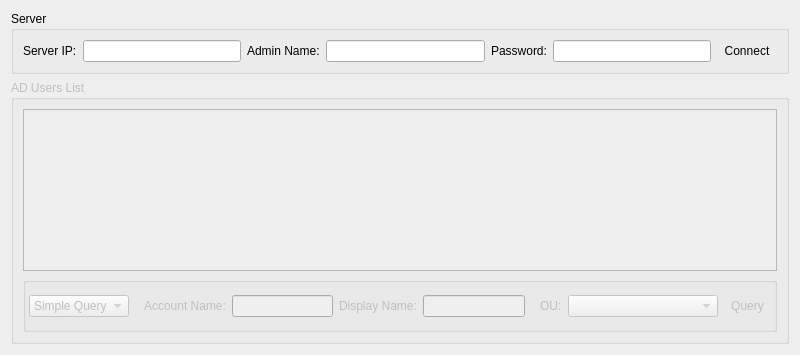
<?xml version="1.0" encoding="UTF-8"?>
<ui version="4.0">
 <class>ADUserManagerWidgetUI</class>
 <widget class="QWidget" name="ADUserManagerWidgetUI">
  <property name="geometry">
   <rect>
    <x>0</x>
    <y>0</y>
    <width>781</width>
    <height>355</height>
   </rect>
  </property>
  <property name="windowTitle">
   <string>AD User Manager</string>
  </property>
  <layout class="QVBoxLayout" name="verticalLayout">
   <item>
    <widget class="QGroupBox" name="groupBoxServerInfo">
     <property name="title">
      <string>Server</string>
     </property>
     <layout class="QGridLayout" name="gridLayout_2">
      <item row="0" column="0">
       <widget class="QLabel" name="labelServerIP">
        <property name="text">
         <string>Server IP:</string>
        </property>
       </widget>
      </item>
      <item row="0" column="1">
       <widget class="QLineEdit" name="lineEditServerIP">
        <property name="toolTip">
         <string>Server IP Address</string>
        </property>
       </widget>
      </item>
      <item row="0" column="2">
       <widget class="QLabel" name="labelADAdminName">
        <property name="text">
         <string>Admin Name:</string>
        </property>
       </widget>
      </item>
      <item row="0" column="3">
       <widget class="QLineEdit" name="lineEditADAdminName">
        <property name="toolTip">
         <string>Administrator Name</string>
        </property>
       </widget>
      </item>
      <item row="0" column="4">
       <widget class="QLabel" name="labelPassword">
        <property name="text">
         <string>Password:</string>
        </property>
       </widget>
      </item>
      <item row="0" column="5">
       <widget class="QLineEdit" name="lineEditPassword">
        <property name="toolTip">
         <string>Password</string>
        </property>
        <property name="echoMode">
         <enum>QLineEdit::Password</enum>
        </property>
       </widget>
      </item>
      <item row="0" column="6">
       <widget class="QToolButton" name="toolButtonConnect">
        <property name="toolTip">
         <string>Open AD</string>
        </property>
        <property name="whatsThis">
         <string>Open AD</string>
        </property>
        <property name="text">
         <string>Connect</string>
        </property>
        <property name="icon">
         <iconset resource="../usermanager.qrc">
          <normaloff>:/resources/images/connect.png</normaloff>:/resources/images/connect.png</iconset>
        </property>
        <property name="shortcut">
         <string>Ctrl+Return</string>
        </property>
        <property name="autoRaise">
         <bool>true</bool>
        </property>
       </widget>
      </item>
     </layout>
    </widget>
   </item>
   <item>
    <widget class="QGroupBox" name="groupBoxADUsersList">
     <property name="enabled">
      <bool>false</bool>
     </property>
     <property name="sizePolicy">
      <sizepolicy hsizetype="Expanding" vsizetype="Expanding">
       <horstretch>0</horstretch>
       <verstretch>0</verstretch>
      </sizepolicy>
     </property>
     <property name="title">
      <string>AD Users List</string>
     </property>
     <layout class="QGridLayout" name="gridLayout">
      <item row="0" column="0">
       <widget class="QTableView" name="tableViewADUsers">
        <property name="sizePolicy">
         <sizepolicy hsizetype="Expanding" vsizetype="Expanding">
          <horstretch>0</horstretch>
          <verstretch>2</verstretch>
         </sizepolicy>
        </property>
        <property name="contextMenuPolicy">
         <enum>Qt::CustomContextMenu</enum>
        </property>
        <property name="toolTip">
         <string>Users</string>
        </property>
        <property name="selectionMode">
         <enum>QAbstractItemView::SingleSelection</enum>
        </property>
        <property name="selectionBehavior">
         <enum>QAbstractItemView::SelectRows</enum>
        </property>
        <property name="sortingEnabled">
         <bool>true</bool>
        </property>
       </widget>
      </item>
      <item row="1" column="0">
       <widget class="QGroupBox" name="groupBoxQuery">
        <property name="title">
         <string/>
        </property>
        <layout class="QGridLayout" name="gridLayout_3">
         <property name="leftMargin">
          <number>3</number>
         </property>
         <property name="topMargin">
          <number>3</number>
         </property>
         <property name="rightMargin">
          <number>3</number>
         </property>
         <property name="bottomMargin">
          <number>3</number>
         </property>
         <property name="horizontalSpacing">
          <number>6</number>
         </property>
         <item row="0" column="0">
          <widget class="QComboBox" name="comboBoxQueryMode">
           <property name="minimumSize">
            <size>
             <width>100</width>
             <height>0</height>
            </size>
           </property>
           <property name="toolTip">
            <string>Query Mode</string>
           </property>
           <property name="whatsThis">
            <string>Query Mode</string>
           </property>
           <item>
            <property name="text">
             <string>Simple Query</string>
            </property>
           </item>
           <item>
            <property name="text">
             <string>Custom Query</string>
            </property>
           </item>
          </widget>
         </item>
         <item row="0" column="1">
          <widget class="QStackedWidget" name="stackedWidget">
           <property name="currentIndex">
            <number>0</number>
           </property>
           <widget class="QWidget" name="pageSimpleQuery">
            <layout class="QHBoxLayout" name="horizontalLayout">
             <item>
              <widget class="QLabel" name="labelAccountName">
               <property name="text">
                <string>Account Name:</string>
               </property>
              </widget>
             </item>
             <item>
              <widget class="QLineEdit" name="lineEditAccountName">
               <property name="toolTip">
                <string>SAM Account Name</string>
               </property>
               <property name="whatsThis">
                <string>SAM Account Name</string>
               </property>
              </widget>
             </item>
             <item>
              <widget class="QLabel" name="labelDisplayName">
               <property name="text">
                <string>Display Name:</string>
               </property>
              </widget>
             </item>
             <item>
              <widget class="QLineEdit" name="lineEditDisplayName">
               <property name="toolTip">
                <string>Display Name</string>
               </property>
               <property name="whatsThis">
                <string>Display Name</string>
               </property>
              </widget>
             </item>
            </layout>
           </widget>
           <widget class="QWidget" name="pageCustomQuery">
            <layout class="QHBoxLayout" name="horizontalLayout_2">
             <item>
              <widget class="QLabel" name="labelFilter">
               <property name="text">
                <string>Filter:</string>
               </property>
              </widget>
             </item>
             <item>
              <widget class="QLineEdit" name="lineEditFilter">
               <property name="minimumSize">
                <size>
                 <width>120</width>
                 <height>0</height>
                </size>
               </property>
              </widget>
             </item>
             <item>
              <widget class="QLabel" name="labelDataToRetrieve">
               <property name="text">
                <string>Data To Retrieve:</string>
               </property>
              </widget>
             </item>
             <item>
              <widget class="QLineEdit" name="lineEditDataToRetrieve">
               <property name="minimumSize">
                <size>
                 <width>120</width>
                 <height>0</height>
                </size>
               </property>
              </widget>
             </item>
            </layout>
           </widget>
          </widget>
         </item>
         <item row="0" column="2">
          <widget class="QLabel" name="labelOU">
           <property name="text">
            <string>OU:</string>
           </property>
          </widget>
         </item>
         <item row="0" column="3">
          <widget class="QComboBox" name="comboBoxOU">
           <property name="minimumSize">
            <size>
             <width>150</width>
             <height>0</height>
            </size>
           </property>
           <property name="toolTip">
            <string>Organization Unit</string>
           </property>
           <property name="whatsThis">
            <string>Organization Unit</string>
           </property>
          </widget>
         </item>
         <item row="0" column="4">
          <widget class="QToolButton" name="toolButtonQueryAD">
           <property name="toolTip">
            <string>Query AD</string>
           </property>
           <property name="whatsThis">
            <string>Query AD</string>
           </property>
           <property name="text">
            <string>Query</string>
           </property>
           <property name="icon">
            <iconset resource="../usermanager.qrc">
             <normaloff>:/resources/images/find.png</normaloff>:/resources/images/find.png</iconset>
           </property>
           <property name="shortcut">
            <string>Ctrl+Return</string>
           </property>
           <property name="autoRaise">
            <bool>true</bool>
           </property>
          </widget>
         </item>
        </layout>
       </widget>
      </item>
     </layout>
    </widget>
   </item>
  </layout>
  <action name="actionExport">
   <property name="text">
    <string>Export</string>
   </property>
  </action>
  <action name="actionPrint">
   <property name="text">
    <string>Print</string>
   </property>
  </action>
  <action name="actionCreateNewAccount">
   <property name="text">
    <string>Create New Account</string>
   </property>
  </action>
  <action name="actionProperties">
   <property name="text">
    <string>Properties</string>
   </property>
  </action>
  <action name="actionDeleteAccount">
   <property name="text">
    <string>Delete Account</string>
   </property>
   <property name="toolTip">
    <string>Delete Account</string>
   </property>
  </action>
  <action name="actionRefresh">
   <property name="text">
    <string>Refresh</string>
   </property>
   <property name="toolTip">
    <string>Refresh</string>
   </property>
  </action>
 </widget>
 <tabstops>
  <tabstop>lineEditServerIP</tabstop>
  <tabstop>lineEditADAdminName</tabstop>
  <tabstop>lineEditPassword</tabstop>
  <tabstop>toolButtonConnect</tabstop>
  <tabstop>tableViewADUsers</tabstop>
  <tabstop>comboBoxQueryMode</tabstop>
  <tabstop>lineEditAccountName</tabstop>
  <tabstop>lineEditDisplayName</tabstop>
  <tabstop>comboBoxOU</tabstop>
  <tabstop>toolButtonQueryAD</tabstop>
  <tabstop>lineEditFilter</tabstop>
  <tabstop>lineEditDataToRetrieve</tabstop>
 </tabstops>
 <resources>
  <include location="../usermanager.qrc"/>
 </resources>
 <connections/>
</ui>
